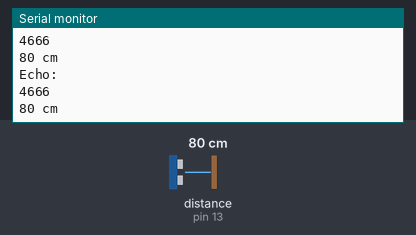
The sketch below on a simulated Arduino Uno, built with avr-gcc and run on an emulated ATmega328P. Parts: the last lines printed to the serial monitor. Wiring (inferred from the names in the program): ultrasonic range finder: trigger pin 8; echo pin 13. The test bench sets the inputs (shaded band); at power-on: distance to the obstacle (sensor on pin 13) 80 cm. The echo pulse lasts 58.3 µs per cm.

Above: at 1.3 s.
1.4 s: distance to the obstacle (sensor on pin 13) set to 195 cm
At 1.85 s:
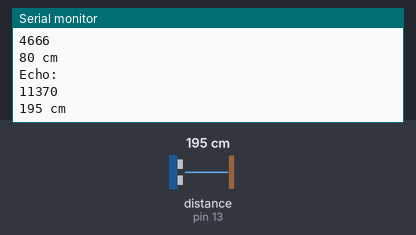
2.9 s: distance to the obstacle (sensor on pin 13) set to 204 cm
At 3.39 s:
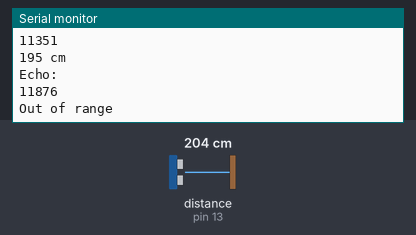
Timing chart, 0 to 5.9 s (numbered marks = the images above; inputs shaded):
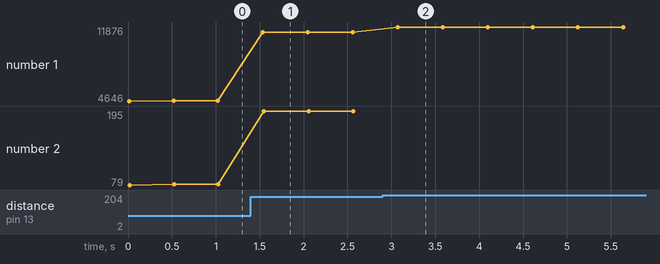

The sketch:

distance_measure.ino
```cpp
//http://winkleink.blogspot.com.au/2012/05/arduino-hc-sr04-ultrasonic-distance.html

int echo = 13;
int trigger = 8;

void setup() {
  Serial.begin(9600);
  pinMode(trigger, OUTPUT);
  pinMode(echo,    INPUT );
}

void loop() {
  int duration, distance;

  digitalWrite(trigger, LOW);
  delayMicroseconds(2);

  digitalWrite(trigger, HIGH);
  delayMicroseconds(10);
  digitalWrite(trigger, LOW);

  duration = pulseIn(echo, HIGH);

  Serial.println( "Echo:" );
  Serial.println( duration );

  distance = (duration/2) / 29.1;
  if (distance >= 200 || distance <= 0){
    Serial.println("Out of range");
  }
  else {
    Serial.print(distance);
    Serial.println(" cm");
  }
  delay(500);
}
```

Measured:
- the behaviour switches between 199 and 200 cm on distance to the obstacle (sensor on pin 13) (found by bisection; images 1 and 2)
- after the input at 1.4 s, the serial monitor: prints a new line after 0.14 s (image 1)
- after the input at 2.9 s, the serial monitor: prints a new line after 0.17 s (image 2)
- plotted number 1: 4666 → 11351 after the input at 1.4 s, 11351 → 11875 after the input at 2.9 s
- plotted number 2: 80 → 195 after the input at 1.4 s
